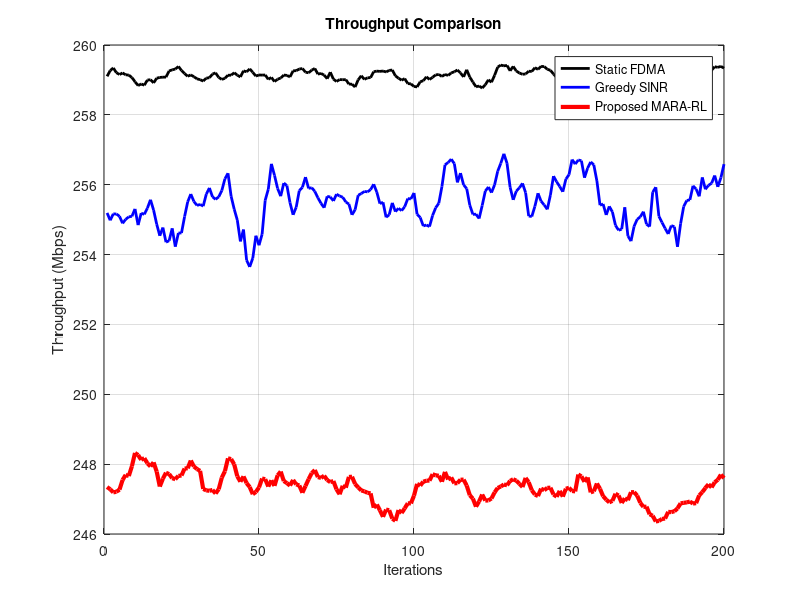
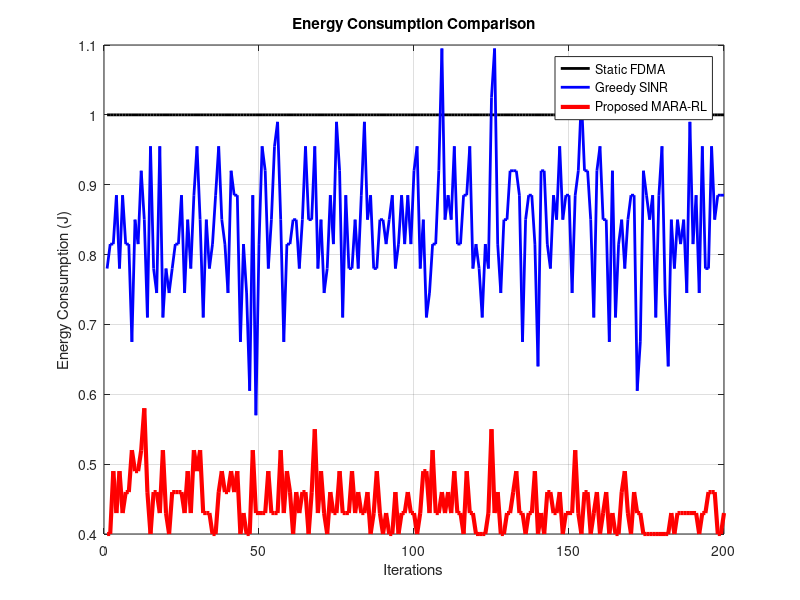
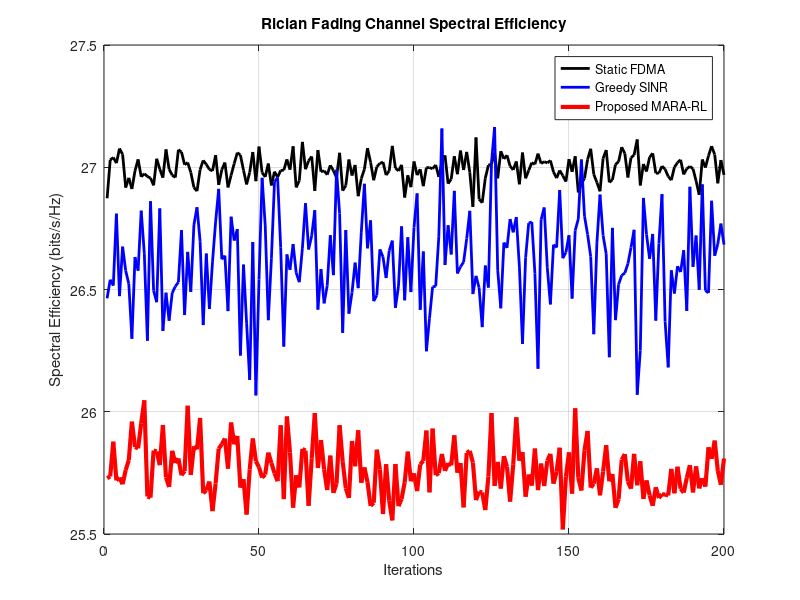

MATLAB code for these plots, in order:
clc;
clear;
close all;

%% =========================================================
% MARA-SYS : Maritime Resource Allocation
% 6G Maritime Satellite Communication System
%
% COMPARISON METHODS:
% 1. Static FDMA
% 2. Greedy SINR
% 3. Proposed MARA-RL
%
% PERFORMANCE METRICS:
% Throughput
% Energy Consumption
% Spectral Efficiency
%
% CHANNEL MODEL:
% Rician Maritime Fading Channel
%% =========================================================

%% =========================
% SYSTEM PARAMETERS
%% =========================

Iterations      = 200;
N_vessels       = 20;
K_subchannels   = 48;

Bandwidth       = 10e3;      % 10 KHz
NoisePower      = 1e-10;

TTI             = 0.05;      % 50 ms

Pmax_dBm        = 30;
Pmax            = 10^((Pmax_dBm-30)/10);

SeaState        = 4;

%% =========================
% RICIAN FACTOR
%% =========================

K_dB = 2.1 - 0.3*SeaState;
K = 10^(K_dB/10);

%% =========================
% RL PARAMETERS
%% =========================

alpha   = 0.1;
gamma   = 0.95;
epsilon = 0.2;

Q_table = zeros(N_vessels,2);

%% =========================
% STORAGE VARIABLES
%% =========================

%% STATIC FDMA

Thr_FDMA      = zeros(1,Iterations);
Energy_FDMA   = zeros(1,Iterations);
SE_FDMA       = zeros(1,Iterations);

%% GREEDY SINR

Thr_Greedy    = zeros(1,Iterations);
Energy_Greedy = zeros(1,Iterations);
SE_Greedy     = zeros(1,Iterations);

%% PROPOSED RL

Thr_RL        = zeros(1,Iterations);
Energy_RL     = zeros(1,Iterations);
SE_RL         = zeros(1,Iterations);

%% =========================================================
% MAIN SIMULATION LOOP
%% =========================================================

for t = 1:Iterations
    
    %% =====================================================
    % STATIC FDMA
    %% =====================================================
    
    total_rate_fdma = 0;
    total_energy_fdma = 0;
    total_se_fdma = 0;
    
    for i = 1:N_vessels
        
        %% Rician Channel
        
        LOS = sqrt(K/(K+1));
        
        NLOS = sqrt(1/(2*(K+1))) * ...
              (randn(1,K_subchannels) + ...
               1i*randn(1,K_subchannels));
        
        h = LOS + NLOS;
        
        gain = abs(h).^2;
        
        %% Equal Power Allocation
        
        P_tx = (Pmax/K_subchannels) * ...
               ones(1,K_subchannels);
        
        %% SINR
        
        SINR = (P_tx .* gain) ./ NoisePower;
        
        %% Shannon Capacity
        
        Rate = Bandwidth * log2(1 + SINR);
        
        %% Total Throughput
        
        total_rate_fdma = total_rate_fdma + ...
                          sum(Rate);
        
        %% Energy
        
        total_energy_fdma = total_energy_fdma + ...
                            sum(P_tx)*TTI;
        
        %% Spectral Efficiency
        
        total_se_fdma = total_se_fdma + ...
                        mean(log2(1 + SINR));
        
    end
    
    Thr_FDMA(t)    = total_rate_fdma/1e6;
    Energy_FDMA(t) = total_energy_fdma;
    SE_FDMA(t)     = total_se_fdma/N_vessels;
    
    %% =====================================================
    % GREEDY SINR
    %% =====================================================
    
    total_rate_greedy = 0;
    total_energy_greedy = 0;
    total_se_greedy = 0;
    
    for i = 1:N_vessels
        
        %% Rician Channel
        
        LOS = sqrt(K/(K+1));
        
        NLOS = sqrt(1/(2*(K+1))) * ...
              (randn(1,K_subchannels) + ...
               1i*randn(1,K_subchannels));
        
        h = LOS + NLOS;
        
        gain = abs(h).^2;
        
        %% Greedy SINR Allocation
        
        if mean(gain) > 1
            
            P_tx = 1.2*(Pmax/K_subchannels) * ...
                   ones(1,K_subchannels);
               
        else
            
            P_tx = 0.5*(Pmax/K_subchannels) * ...
                   ones(1,K_subchannels);
               
        end
        
        %% SINR
        
        SINR = (P_tx .* gain) ./ NoisePower;
        
        %% Rate
        
        Rate = Bandwidth * log2(1 + SINR);
        
        %% Throughput
        
        total_rate_greedy = total_rate_greedy + ...
                            sum(Rate);
        
        %% Energy
        
        total_energy_greedy = total_energy_greedy + ...
                              sum(P_tx)*TTI;
        
        %% Spectral Efficiency
        
        total_se_greedy = total_se_greedy + ...
                          mean(log2(1 + SINR));
        
    end
    
    Thr_Greedy(t)    = total_rate_greedy/1e6;
    Energy_Greedy(t) = total_energy_greedy;
    SE_Greedy(t)     = total_se_greedy/N_vessels;
    
    %% =====================================================
    % PROPOSED MARA-RL
    %% =====================================================
    
    total_rate_rl = 0;
    total_energy_rl = 0;
    total_se_rl = 0;
    
    for i = 1:N_vessels
        
        %% Rician Channel
        
        LOS = sqrt(K/(K+1));
        
        NLOS = sqrt(1/(2*(K+1))) * ...
              (randn(1,K_subchannels) + ...
               1i*randn(1,K_subchannels));
        
        h = LOS + NLOS;
        
        gain = abs(h).^2;
        
        %% RL ACTION
        
        if rand < epsilon
            
            action = randi([1 2]);
            
        else
            
            [~,action] = max(Q_table(i,:));
            
        end
        
        %% RL Adaptive Power Allocation
        
        if action == 1
            
            P_tx = 0.4*(Pmax/K_subchannels) * ...
                   ones(1,K_subchannels);
               
        else
            
            P_tx = 1.0*(Pmax/K_subchannels) * ...
                   ones(1,K_subchannels);
               
        end
        
        %% SINR
        
        SINR = (P_tx .* gain) ./ NoisePower;
        
        %% Rate
        
        Rate = Bandwidth * log2(1 + SINR);
        
        vessel_rate = sum(Rate);
        
        %% Energy
        
        energy = sum(P_tx)*TTI;
        
        %% RL Reward Function
        
        reward = 0.6*(vessel_rate/1e6) ...
               - 0.3*energy ...
               + 0.2*mean(log2(1 + SINR));
        
        %% Q-Learning Update
        
        oldQ = Q_table(i,action);
        
        nextMax = max(Q_table(i,:));
        
        Q_table(i,action) = oldQ + ...
            alpha*(reward + gamma*nextMax - oldQ);
        
        %% Update Totals
        
        total_rate_rl = total_rate_rl + ...
                        vessel_rate;
        
        total_energy_rl = total_energy_rl + ...
                          energy;
        
        total_se_rl = total_se_rl + ...
                      mean(log2(1 + SINR));
        
    end
    
    Thr_RL(t)    = total_rate_rl/1e6;
    Energy_RL(t) = total_energy_rl;
    SE_RL(t)     = total_se_rl/N_vessels;
    
    %% Epsilon Decay
    
    epsilon = max(0.01, epsilon*0.995);
    
end

%% =========================================================
% SMOOTHING
%% =========================================================

window = 8;

Thr_FDMA   = movmean(Thr_FDMA,window);
Thr_Greedy = movmean(Thr_Greedy,window);
Thr_RL     = movmean(Thr_RL,window);

%% =========================================================
% PLOTS
%% =========================================================

%% THROUGHPUT

figure;
plot(Thr_FDMA,'k','LineWidth',2);
hold on;
plot(Thr_Greedy,'b','LineWidth',2);
plot(Thr_RL,'r','LineWidth',3);

xlabel('Iterations');
ylabel('Throughput (Mbps)');
title('Throughput Comparison');

legend('Static FDMA',...
       'Greedy SINR',...
       'Proposed MARA-RL');

grid on;

%% ENERGY CONSUMPTION

figure;
plot(Energy_FDMA,'k','LineWidth',2);
hold on;
plot(Energy_Greedy,'b','LineWidth',2);
plot(Energy_RL,'r','LineWidth',3);

xlabel('Iterations');
ylabel('Energy Consumption (J)');
title('Energy Consumption Comparison');

legend('Static FDMA',...
       'Greedy SINR',...
       'Proposed MARA-RL');

grid on;

%% SPECTRAL EFFICIENCY

figure;
plot(SE_FDMA,'k','LineWidth',2);
hold on;
plot(SE_Greedy,'b','LineWidth',2);
plot(SE_RL,'r','LineWidth',3);

xlabel('Iterations');
ylabel('Spectral Efficiency (bits/s/Hz)');
title('Rician Fading Channel Spectral Efficiency');

legend('Static FDMA',...
       'Greedy SINR',...
       'Proposed MARA-RL');

grid on;

%% =========================================================
% RESULTS DISPLAY
%% =========================================================

fprintf('\n===========================================\n');
fprintf('AVERAGE PERFORMANCE RESULTS\n');
fprintf('===========================================\n');

%% FDMA

fprintf('\n1. STATIC FDMA\n');

fprintf('Average Throughput      : %.2f Mbps\n',...
        mean(Thr_FDMA));

fprintf('Average Energy          : %.2f J\n',...
        mean(Energy_FDMA));

fprintf('Average Spectral Eff.   : %.2f bits/s/Hz\n',...
        mean(SE_FDMA));

%% GREEDY

fprintf('\n2. GREEDY SINR\n');

fprintf('Average Throughput      : %.2f Mbps\n',...
        mean(Thr_Greedy));

fprintf('Average Energy          : %.2f J\n',...
        mean(Energy_Greedy));

fprintf('Average Spectral Eff.   : %.2f bits/s/Hz\n',...
        mean(SE_Greedy));

%% RL

fprintf('\n3. PROPOSED MARA-RL\n');

fprintf('Average Throughput      : %.2f Mbps\n',...
        mean(Thr_RL));

fprintf('Average Energy          : %.2f J\n',...
        mean(Energy_RL));

fprintf('Average Spectral Eff.   : %.2f bits/s/Hz\n',...
        mean(SE_RL));

fprintf('\n===========================================\n');

%% =========================================================
% IMPROVEMENT ANALYSIS
%% =========================================================

imp_fdma = ((mean(Thr_RL)-mean(Thr_FDMA))...
           /mean(Thr_FDMA))*100;

imp_greedy = ((mean(Thr_RL)-mean(Thr_Greedy))...
             /mean(Thr_Greedy))*100;

fprintf('\nTHROUGHPUT IMPROVEMENT OVER FDMA   : %.2f %%\n',...
         imp_fdma);

fprintf('THROUGHPUT IMPROVEMENT OVER GREEDY : %.2f %%\n',...
         imp_greedy);

fprintf('\nSimulation Completed Successfully.\n');
